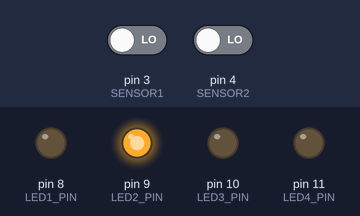
Bench run of a sketch on a simulated Arduino Uno, built with avr-gcc and run on an emulated ATmega328P. On the bench: output pins drawn as LEDs (lit = HIGH). Dashed ring = blinking. Inputs (shaded band) come from the test bench; at power-on: pin 4 (SENSOR2) LOW, pin 3 (SENSOR1) LOW.

Above: at 1.2 s.
1.3 s: pin 4 (SENSOR2) driven HIGH
At 1.4 s:
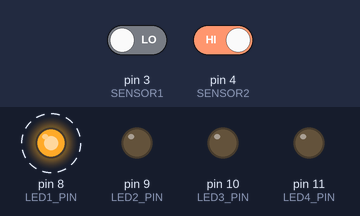
4.3 s: pin 3 (SENSOR1) driven HIGH
At 5.5 s:
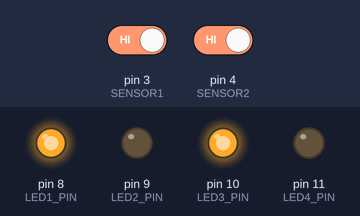
5.8 s: pin 3 (SENSOR1) driven LOW
At 5.9 s:
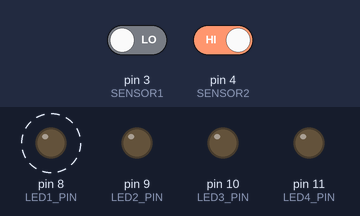
8.8 s: pin 4 (SENSOR2) driven LOW
At 8.9 s:
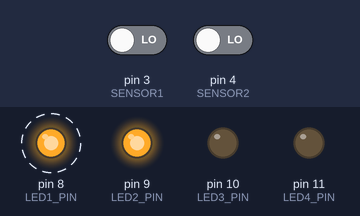
Timing chart, 0 to 12.8 s (numbered marks = the images above; inputs shaded):
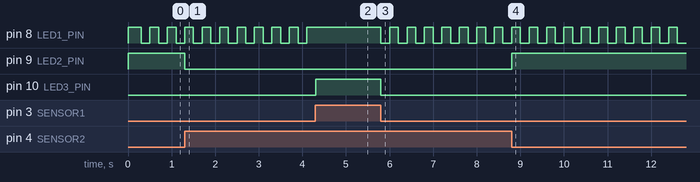

Measured:
- after the input at 1.3 s, pin 9 (LED2_PIN): HIGH → LOW at once
- after the input at 4.3 s, pin 8 (LED1_PIN): stops changing and stays HIGH; pin 10 (LED3_PIN): LOW → HIGH at once
- after the input at 5.8 s, pin 8 (LED1_PIN): alternates HIGH for 0.20 s and LOW for 0.20 s, starting at once; pin 10 (LED3_PIN): HIGH → LOW at once
- after the input at 8.8 s, pin 9 (LED2_PIN): LOW → HIGH at once
- by itself, pin 8 (LED1_PIN): alternates HIGH for 0.20 s and LOW for 0.20 s

The sketch:

_2016_RO_TEST.ino
```cpp
#include "limits.h"

/*
 * SENSOR1: 低壓
 * SENSOR2: 高壓
 */
#define SENSOR1 3
#define SENSOR2 4

/* LED1: 水源
 * LED2: 滿水
 * LED3: 製水
 * LED4: 沖洗
 */
#define LED1_PIN 8
#define LED2_PIN 9
#define LED3_PIN 10
#define LED4_PIN 11

#define Gate 5
#define Motor 6

int debugmode = 0;
int Wt588pin=7;

unsigned long previous_time;

void blink_led1(unsigned long time_passed) {
  static unsigned long time = 0;
  time += time_passed;
  if ((time / 200) % 2 == 0){
    digitalWrite(LED1_PIN, HIGH);
  }
  else {
    digitalWrite(LED1_PIN, LOW);
  }
}

void setup() {

  pinMode(SENSOR1, INPUT);
  pinMode(SENSOR2, INPUT);

  pinMode(LED1_PIN, OUTPUT);
  pinMode(LED2_PIN, OUTPUT);
  pinMode(LED3_PIN, OUTPUT);
  pinMode(LED4_PIN, OUTPUT);

  previous_time = millis();
}

void loop() {

  unsigned long current_time = millis();
  unsigned long time_passed;

  if (current_time > previous_time){
    time_passed = current_time - previous_time;
  }
  else {
    time_passed = ULONG_MAX - previous_time + current_time;
  }

  /*
   * 低壓開關：防止無水的時候馬達不停運轉。
   * 高壓開關：高壓開關在滿水的時候會自動斷電，不再製水。
   */

  boolean status1 = digitalRead(SENSOR1); //高壓
  boolean status2 = digitalRead(SENSOR2); //低壓

  if (status1 == HIGH) {
    Serial.println("The water is coming");
    digitalWrite(LED1_PIN, HIGH) ;
  }
  else {
    Serial.println("The water is blocked");
    if (time_passed >= 100){
      blink_led1(time_passed);
    }
  }

  if (status2 == HIGH) {
    Serial.println("The RO water is not Full");
    digitalWrite(LED2_PIN,LOW) ;
  }
  else {
    Serial.println("The RO water is Full");
    digitalWrite(LED2_PIN,HIGH) ;
  }

  if ((status1 == HIGH) && (status2 == HIGH)) {
    Serial.println("The making-water of the RO Machin is Starting");
    digitalWrite(LED3_PIN, HIGH) ;
    //digitalWrite(Gate,HIGH) ;
    //digitalWrite(Motor,HIGH) ;
  }
  else {
    Serial.println("The making-water of the RO Machin is stopping");
    digitalWrite(LED3_PIN, LOW) ;
    //digitalWrite(Gate,LOW) ;
    //digitalWrite(Motor,LOW) ;
  }

  if (time_passed >= 100) {
    previous_time = current_time;
  }
}
```
